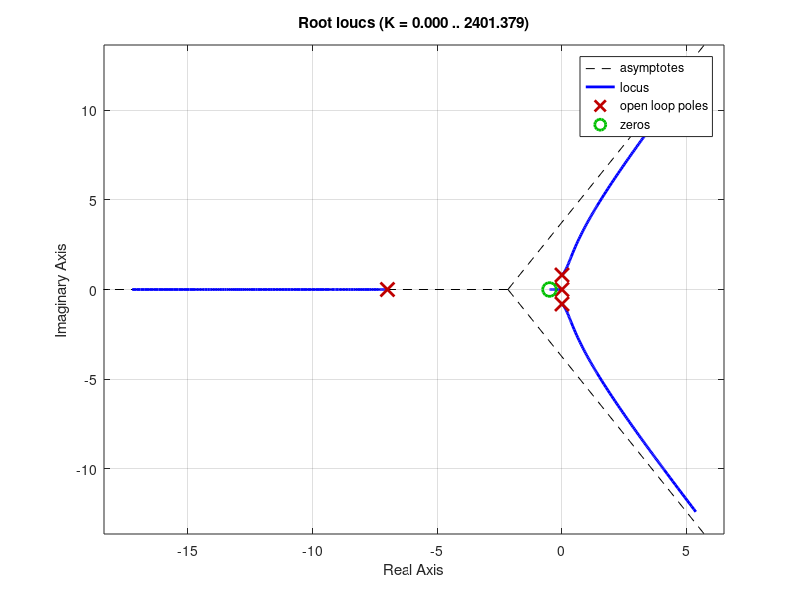
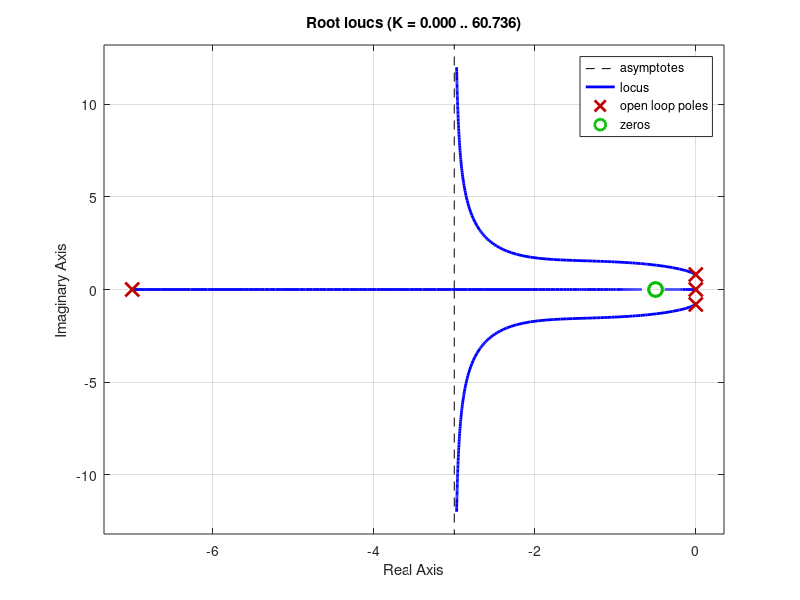
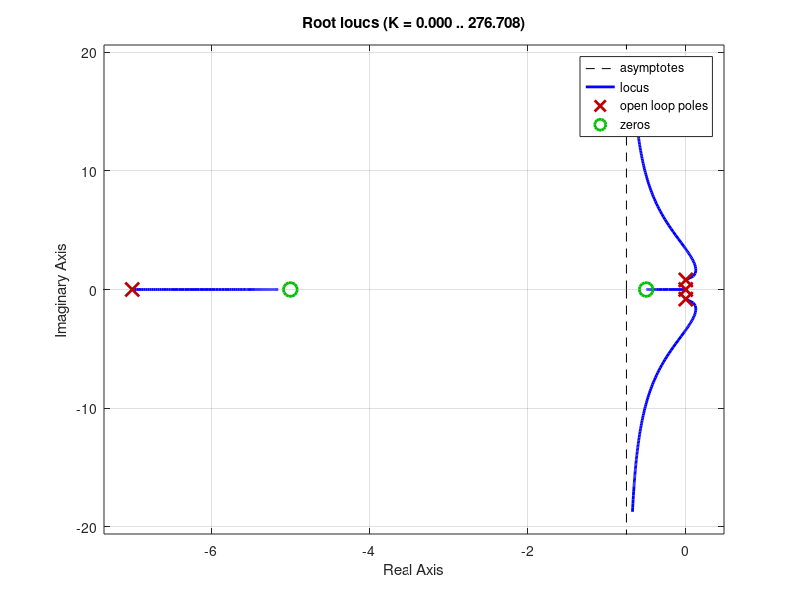
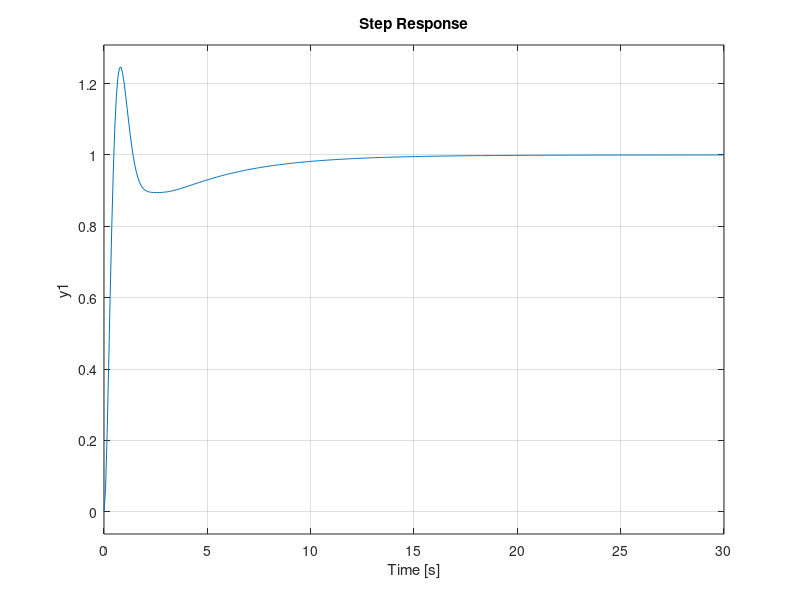

Source code (MATLAB) for these figures, in order:
%% Gantry crane position control 

% Kjartan Halvorsen 
% 2021-06-27

clear all
close all
% Parameters
g = 9.8;
l = 15; % Length of cable
wn = sqrt(g/l);

s = tf('s');
G = wn^2/(s^2 + wn^2)

F = (2*s+1)/(s*(s+7))

figure(1)
rlocus(G*F)

F2 = (2*s+1)*F;
figure(2)
clf
rlocus(F2*G)

F3 = (s+5)*F;
figure(3)
clf
rlocus(F3*G)

Gc2 = feedback(10*F2*G, 1);
figure(4)
step(Gc2)

F4 = (s+0.8)*F;

%% Discretizationm
h = 0.07;

Fz = c2d(F4, h, 'tustin')

Gz = c2d(G, h);

Gc = feedback(30*Fz*Gz, 1);
abs(pole(Gc))

figure(5)
clf
step(Gc)
